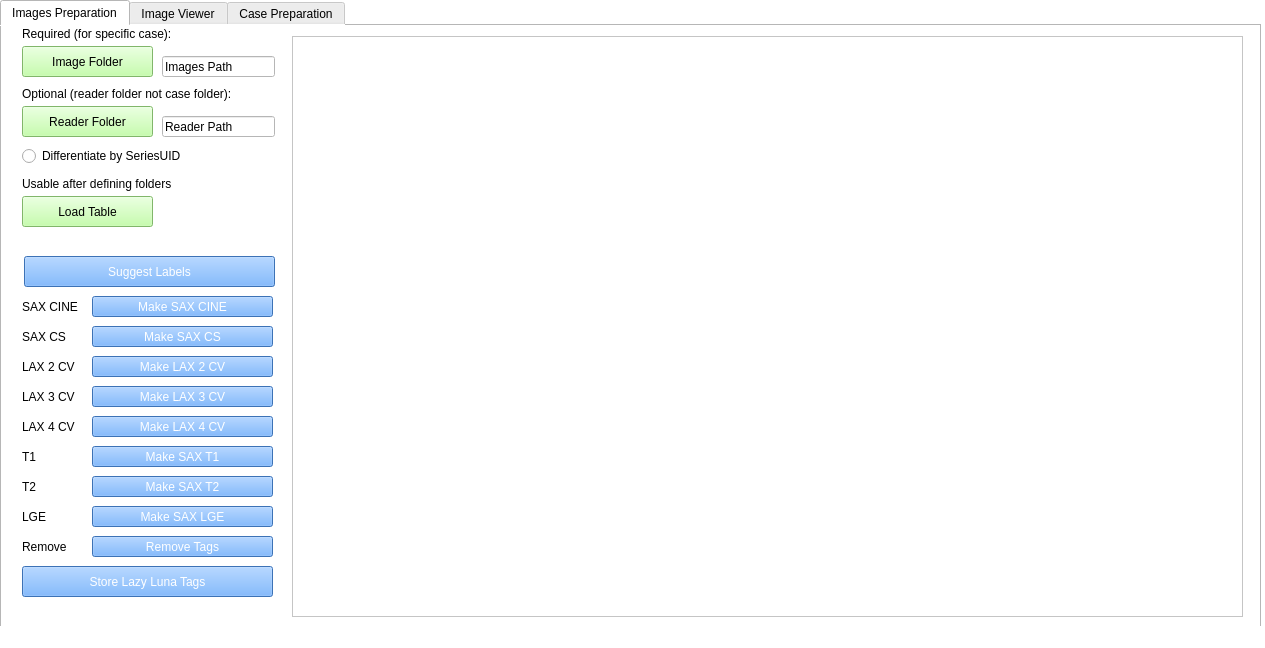
<?xml version="1.0" encoding="UTF-8"?>
<ui version="4.0">
 <class>MainWindow</class>
 <widget class="QMainWindow" name="MainWindow">
  <property name="geometry">
   <rect>
    <x>0</x>
    <y>0</y>
    <width>1265</width>
    <height>648</height>
   </rect>
  </property>
  <property name="windowTitle">
   <string>MainWindow</string>
  </property>
  <property name="styleSheet">
   <string notr="true">background-color: rgba(255, 255, 255, 255);</string>
  </property>
  <widget class="QWidget" name="centralwidget">
   <widget class="QTabWidget" name="tabWidget">
    <property name="geometry">
     <rect>
      <x>0</x>
      <y>0</y>
      <width>1261</width>
      <height>631</height>
     </rect>
    </property>
    <property name="styleSheet">
     <string notr="true">background-color: rgba(255, 255, 255, 255);</string>
    </property>
    <property name="currentIndex">
     <number>0</number>
    </property>
    <widget class="QWidget" name="tab">
     <attribute name="title">
      <string>Images Preparation</string>
     </attribute>
     <widget class="QLabel" name="label">
      <property name="geometry">
       <rect>
        <x>20</x>
        <y>0</y>
        <width>181</width>
        <height>16</height>
       </rect>
      </property>
      <property name="text">
       <string>Required (for specific case):</string>
      </property>
     </widget>
     <widget class="QLineEdit" name="img_folder_line_edit">
      <property name="geometry">
       <rect>
        <x>160</x>
        <y>30</y>
        <width>113</width>
        <height>21</height>
       </rect>
      </property>
      <property name="text">
       <string>Images Path</string>
      </property>
     </widget>
     <widget class="QPushButton" name="load_table_btn">
      <property name="geometry">
       <rect>
        <x>20</x>
        <y>170</y>
        <width>131</width>
        <height>31</height>
       </rect>
      </property>
      <property name="styleSheet">
       <string notr="true">background-color: rgb(181, 255, 149);</string>
      </property>
      <property name="text">
       <string>Load Table</string>
      </property>
     </widget>
     <widget class="QPushButton" name="LAX_2CV_add_to_dict">
      <property name="geometry">
       <rect>
        <x>90</x>
        <y>330</y>
        <width>181</width>
        <height>21</height>
       </rect>
      </property>
      <property name="styleSheet">
       <string notr="true">background-color: #54a0ff;
color: rgb(255, 255, 255);</string>
      </property>
      <property name="text">
       <string>Make LAX 2 CV</string>
      </property>
     </widget>
     <widget class="QPushButton" name="SAX_T1_add_to_dict">
      <property name="geometry">
       <rect>
        <x>90</x>
        <y>420</y>
        <width>181</width>
        <height>21</height>
       </rect>
      </property>
      <property name="styleSheet">
       <string notr="true">background-color: #54a0ff;
color: rgb(255, 255, 255);</string>
      </property>
      <property name="text">
       <string>Make SAX T1</string>
      </property>
     </widget>
     <widget class="QLabel" name="label_4">
      <property name="geometry">
       <rect>
        <x>20</x>
        <y>150</y>
        <width>251</width>
        <height>16</height>
       </rect>
      </property>
      <property name="text">
       <string>Usable after defining folders</string>
      </property>
     </widget>
     <widget class="QPushButton" name="SAX_CINE_add_to_dict">
      <property name="geometry">
       <rect>
        <x>90</x>
        <y>270</y>
        <width>181</width>
        <height>21</height>
       </rect>
      </property>
      <property name="styleSheet">
       <string notr="true">background-color: #54a0ff;
color: rgb(255, 255, 255);</string>
      </property>
      <property name="text">
       <string>Make SAX CINE</string>
      </property>
     </widget>
     <widget class="QTableView" name="image_information_table_view">
      <property name="geometry">
       <rect>
        <x>290</x>
        <y>10</y>
        <width>951</width>
        <height>581</height>
       </rect>
      </property>
     </widget>
     <widget class="QLineEdit" name="reader_folder_line_edit">
      <property name="geometry">
       <rect>
        <x>160</x>
        <y>90</y>
        <width>113</width>
        <height>21</height>
       </rect>
      </property>
      <property name="text">
       <string>Reader Path</string>
      </property>
     </widget>
     <widget class="QPushButton" name="LAX_3CV_add_to_dict">
      <property name="geometry">
       <rect>
        <x>90</x>
        <y>360</y>
        <width>181</width>
        <height>21</height>
       </rect>
      </property>
      <property name="styleSheet">
       <string notr="true">background-color: #54a0ff;
color: rgb(255, 255, 255);</string>
      </property>
      <property name="text">
       <string>Make LAX 3 CV</string>
      </property>
     </widget>
     <widget class="QLabel" name="sax_cine_label_5">
      <property name="geometry">
       <rect>
        <x>20</x>
        <y>390</y>
        <width>61</width>
        <height>21</height>
       </rect>
      </property>
      <property name="text">
       <string>LAX 4 CV</string>
      </property>
     </widget>
     <widget class="QLabel" name="sax_cine_label_2">
      <property name="geometry">
       <rect>
        <x>20</x>
        <y>300</y>
        <width>61</width>
        <height>21</height>
       </rect>
      </property>
      <property name="text">
       <string>SAX CS</string>
      </property>
     </widget>
     <widget class="QLabel" name="sax_cine_label_8">
      <property name="geometry">
       <rect>
        <x>20</x>
        <y>480</y>
        <width>61</width>
        <height>21</height>
       </rect>
      </property>
      <property name="text">
       <string>LGE</string>
      </property>
     </widget>
     <widget class="QLabel" name="sax_cine_label_4">
      <property name="geometry">
       <rect>
        <x>20</x>
        <y>360</y>
        <width>61</width>
        <height>21</height>
       </rect>
      </property>
      <property name="text">
       <string>LAX 3 CV</string>
      </property>
     </widget>
     <widget class="QPushButton" name="pushButton_2">
      <property name="geometry">
       <rect>
        <x>22</x>
        <y>230</y>
        <width>251</width>
        <height>31</height>
       </rect>
      </property>
      <property name="styleSheet">
       <string notr="true">background-color: #54a0ff;
color: rgb(255, 255, 255);</string>
      </property>
      <property name="text">
       <string>Suggest Labels</string>
      </property>
     </widget>
     <widget class="QPushButton" name="SAX_T2_add_to_dict">
      <property name="geometry">
       <rect>
        <x>90</x>
        <y>450</y>
        <width>181</width>
        <height>21</height>
       </rect>
      </property>
      <property name="styleSheet">
       <string notr="true">background-color: #54a0ff;
color: rgb(255, 255, 255);</string>
      </property>
      <property name="text">
       <string>Make SAX T2</string>
      </property>
     </widget>
     <widget class="QPushButton" name="SAX_LGE_add_to_dict">
      <property name="geometry">
       <rect>
        <x>90</x>
        <y>480</y>
        <width>181</width>
        <height>21</height>
       </rect>
      </property>
      <property name="styleSheet">
       <string notr="true">background-color: #54a0ff;
color: rgb(255, 255, 255);</string>
      </property>
      <property name="text">
       <string>Make SAX LGE</string>
      </property>
     </widget>
     <widget class="QLabel" name="sax_cine_label_9">
      <property name="geometry">
       <rect>
        <x>20</x>
        <y>510</y>
        <width>61</width>
        <height>21</height>
       </rect>
      </property>
      <property name="text">
       <string>Remove</string>
      </property>
     </widget>
     <widget class="QLabel" name="sax_cine_label_6">
      <property name="geometry">
       <rect>
        <x>20</x>
        <y>420</y>
        <width>61</width>
        <height>21</height>
       </rect>
      </property>
      <property name="text">
       <string>T1</string>
      </property>
     </widget>
     <widget class="QLabel" name="sax_cine_label_3">
      <property name="geometry">
       <rect>
        <x>20</x>
        <y>330</y>
        <width>61</width>
        <height>21</height>
       </rect>
      </property>
      <property name="text">
       <string>LAX 2 CV</string>
      </property>
     </widget>
     <widget class="QPushButton" name="remove_from_dict">
      <property name="geometry">
       <rect>
        <x>90</x>
        <y>510</y>
        <width>181</width>
        <height>21</height>
       </rect>
      </property>
      <property name="styleSheet">
       <string notr="true">background-color: #54a0ff;
color: rgb(255, 255, 255);</string>
      </property>
      <property name="text">
       <string>Remove Tags</string>
      </property>
     </widget>
     <widget class="QPushButton" name="img_folder_btn">
      <property name="geometry">
       <rect>
        <x>20</x>
        <y>20</y>
        <width>131</width>
        <height>31</height>
       </rect>
      </property>
      <property name="styleSheet">
       <string notr="true">background-color: rgb(181, 255, 149);</string>
      </property>
      <property name="text">
       <string>Image Folder</string>
      </property>
     </widget>
     <widget class="QPushButton" name="reader_folder_btn">
      <property name="geometry">
       <rect>
        <x>20</x>
        <y>80</y>
        <width>131</width>
        <height>31</height>
       </rect>
      </property>
      <property name="styleSheet">
       <string notr="true">background-color: rgb(181, 255, 149);</string>
      </property>
      <property name="text">
       <string>Reader Folder</string>
      </property>
     </widget>
     <widget class="QPushButton" name="store_LL_Tags">
      <property name="geometry">
       <rect>
        <x>20</x>
        <y>540</y>
        <width>251</width>
        <height>31</height>
       </rect>
      </property>
      <property name="styleSheet">
       <string notr="true">background-color: #54a0ff;
color: rgb(255, 255, 255);</string>
      </property>
      <property name="text">
       <string>Store Lazy Luna Tags</string>
      </property>
     </widget>
     <widget class="QPushButton" name="SAX_CS_add_to_dict">
      <property name="geometry">
       <rect>
        <x>90</x>
        <y>300</y>
        <width>181</width>
        <height>21</height>
       </rect>
      </property>
      <property name="styleSheet">
       <string notr="true">background-color: #54a0ff;
color: rgb(255, 255, 255);</string>
      </property>
      <property name="text">
       <string>Make SAX CS</string>
      </property>
     </widget>
     <widget class="QLabel" name="label_2">
      <property name="geometry">
       <rect>
        <x>20</x>
        <y>60</y>
        <width>251</width>
        <height>16</height>
       </rect>
      </property>
      <property name="text">
       <string>Optional (reader folder not case folder):</string>
      </property>
     </widget>
     <widget class="QLabel" name="sax_cine_label_7">
      <property name="geometry">
       <rect>
        <x>20</x>
        <y>450</y>
        <width>61</width>
        <height>21</height>
       </rect>
      </property>
      <property name="text">
       <string>T2</string>
      </property>
     </widget>
     <widget class="QPushButton" name="LAX_4CV_add_to_dict">
      <property name="geometry">
       <rect>
        <x>90</x>
        <y>390</y>
        <width>181</width>
        <height>21</height>
       </rect>
      </property>
      <property name="styleSheet">
       <string notr="true">background-color: #54a0ff;
color: rgb(255, 255, 255);</string>
      </property>
      <property name="text">
       <string>Make LAX 4 CV</string>
      </property>
     </widget>
     <widget class="QRadioButton" name="differentiation_radio_btn">
      <property name="geometry">
       <rect>
        <x>20</x>
        <y>120</y>
        <width>251</width>
        <height>20</height>
       </rect>
      </property>
      <property name="text">
       <string>Differentiate by SeriesUID</string>
      </property>
     </widget>
     <widget class="QLabel" name="sax_cine_label">
      <property name="geometry">
       <rect>
        <x>20</x>
        <y>270</y>
        <width>61</width>
        <height>21</height>
       </rect>
      </property>
      <property name="text">
       <string>SAX CINE</string>
      </property>
     </widget>
     <zorder>LAX_3CV_add_to_dict</zorder>
     <zorder>label</zorder>
     <zorder>img_folder_line_edit</zorder>
     <zorder>load_table_btn</zorder>
     <zorder>LAX_2CV_add_to_dict</zorder>
     <zorder>SAX_T1_add_to_dict</zorder>
     <zorder>label_4</zorder>
     <zorder>SAX_CINE_add_to_dict</zorder>
     <zorder>image_information_table_view</zorder>
     <zorder>reader_folder_line_edit</zorder>
     <zorder>sax_cine_label_5</zorder>
     <zorder>sax_cine_label_2</zorder>
     <zorder>sax_cine_label_8</zorder>
     <zorder>sax_cine_label_4</zorder>
     <zorder>pushButton_2</zorder>
     <zorder>SAX_T2_add_to_dict</zorder>
     <zorder>SAX_LGE_add_to_dict</zorder>
     <zorder>sax_cine_label_9</zorder>
     <zorder>sax_cine_label_6</zorder>
     <zorder>sax_cine_label_3</zorder>
     <zorder>remove_from_dict</zorder>
     <zorder>img_folder_btn</zorder>
     <zorder>reader_folder_btn</zorder>
     <zorder>store_LL_Tags</zorder>
     <zorder>SAX_CS_add_to_dict</zorder>
     <zorder>label_2</zorder>
     <zorder>sax_cine_label_7</zorder>
     <zorder>LAX_4CV_add_to_dict</zorder>
     <zorder>differentiation_radio_btn</zorder>
     <zorder>sax_cine_label</zorder>
    </widget>
    <widget class="QWidget" name="tab_3">
     <attribute name="title">
      <string>Image Viewer</string>
     </attribute>
     <widget class="QLabel" name="label_5">
      <property name="geometry">
       <rect>
        <x>20</x>
        <y>20</y>
        <width>181</width>
        <height>16</height>
       </rect>
      </property>
      <property name="text">
       <string>Visualizing Dicoms</string>
      </property>
     </widget>
     <widget class="MplWidget" name="DCM_MplWidget" native="true">
      <property name="geometry">
       <rect>
        <x>20</x>
        <y>50</y>
        <width>531</width>
        <height>531</height>
       </rect>
      </property>
      <property name="focusPolicy">
       <enum>Qt::ClickFocus</enum>
      </property>
     </widget>
    </widget>
    <widget class="QWidget" name="tab_2">
     <attribute name="title">
      <string>Case Preparation</string>
     </attribute>
     <widget class="QLabel" name="label_6">
      <property name="geometry">
       <rect>
        <x>20</x>
        <y>0</y>
        <width>181</width>
        <height>16</height>
       </rect>
      </property>
      <property name="text">
       <string>Required (for single case):</string>
      </property>
     </widget>
     <widget class="QPushButton" name="case_img_folder_btn">
      <property name="geometry">
       <rect>
        <x>20</x>
        <y>20</y>
        <width>131</width>
        <height>31</height>
       </rect>
      </property>
      <property name="styleSheet">
       <string notr="true">background-color: rgb(181, 255, 149);</string>
      </property>
      <property name="text">
       <string>Image Folder</string>
      </property>
     </widget>
     <widget class="QLineEdit" name="case_reader_folder_line_edit">
      <property name="geometry">
       <rect>
        <x>160</x>
        <y>90</y>
        <width>113</width>
        <height>21</height>
       </rect>
      </property>
      <property name="text">
       <string>Reader Path</string>
      </property>
     </widget>
     <widget class="QPushButton" name="case_reader_folder_btn">
      <property name="geometry">
       <rect>
        <x>20</x>
        <y>80</y>
        <width>131</width>
        <height>31</height>
       </rect>
      </property>
      <property name="styleSheet">
       <string notr="true">background-color: rgb(181, 255, 149);</string>
      </property>
      <property name="text">
       <string>Reader Folder</string>
      </property>
     </widget>
     <widget class="QLineEdit" name="case_img_folder_line_edit">
      <property name="geometry">
       <rect>
        <x>160</x>
        <y>30</y>
        <width>113</width>
        <height>21</height>
       </rect>
      </property>
      <property name="text">
       <string>Images Path</string>
      </property>
     </widget>
     <widget class="QLabel" name="label_7">
      <property name="geometry">
       <rect>
        <x>20</x>
        <y>60</y>
        <width>251</width>
        <height>16</height>
       </rect>
      </property>
      <property name="text">
       <string>Required:</string>
      </property>
     </widget>
     <widget class="QLabel" name="label_8">
      <property name="geometry">
       <rect>
        <x>20</x>
        <y>260</y>
        <width>261</width>
        <height>31</height>
       </rect>
      </property>
      <property name="styleSheet">
       <string notr="true"/>
      </property>
      <property name="text">
       <string>Required (for bulk converting: folder with all image folders):</string>
      </property>
      <property name="wordWrap">
       <bool>true</bool>
      </property>
     </widget>
     <widget class="QLineEdit" name="bulk_case_img_folder_line_edit">
      <property name="geometry">
       <rect>
        <x>160</x>
        <y>310</y>
        <width>113</width>
        <height>21</height>
       </rect>
      </property>
      <property name="text">
       <string>Bulk Images Path</string>
      </property>
     </widget>
     <widget class="QPushButton" name="bulk_case_images_folder_btn">
      <property name="geometry">
       <rect>
        <x>20</x>
        <y>300</y>
        <width>131</width>
        <height>31</height>
       </rect>
      </property>
      <property name="styleSheet">
       <string notr="true">background-color: rgb(181, 255, 149);</string>
      </property>
      <property name="text">
       <string>Bulk Images Folder</string>
      </property>
     </widget>
     <widget class="QLabel" name="label_9">
      <property name="geometry">
       <rect>
        <x>20</x>
        <y>120</y>
        <width>181</width>
        <height>16</height>
       </rect>
      </property>
      <property name="text">
       <string>Required (Cases folder)</string>
      </property>
     </widget>
     <widget class="QLineEdit" name="cases_folder_line_edit">
      <property name="geometry">
       <rect>
        <x>160</x>
        <y>150</y>
        <width>113</width>
        <height>21</height>
       </rect>
      </property>
      <property name="text">
       <string>Cases Path</string>
      </property>
     </widget>
     <widget class="QPushButton" name="cases_folder_btn">
      <property name="geometry">
       <rect>
        <x>20</x>
        <y>140</y>
        <width>131</width>
        <height>31</height>
       </rect>
      </property>
      <property name="styleSheet">
       <string notr="true">background-color:  rgb(181, 255, 149);</string>
      </property>
      <property name="text">
       <string>Cases Folder</string>
      </property>
     </widget>
     <widget class="QPushButton" name="bulk_cases_transform_btn">
      <property name="geometry">
       <rect>
        <x>20</x>
        <y>360</y>
        <width>181</width>
        <height>31</height>
       </rect>
      </property>
      <property name="styleSheet">
       <string notr="true">background-color: #54a0ff;
color: rgb(255, 255, 255);</string>
      </property>
      <property name="text">
       <string>Bulk Transform Cases</string>
      </property>
     </widget>
     <widget class="QLabel" name="label_10">
      <property name="geometry">
       <rect>
        <x>20</x>
        <y>340</y>
        <width>181</width>
        <height>16</height>
       </rect>
      </property>
      <property name="text">
       <string>Transform Cases</string>
      </property>
     </widget>
     <widget class="QTextEdit" name="case_conversion_text_edit">
      <property name="geometry">
       <rect>
        <x>290</x>
        <y>20</y>
        <width>541</width>
        <height>571</height>
       </rect>
      </property>
     </widget>
     <widget class="QLabel" name="label_11">
      <property name="geometry">
       <rect>
        <x>290</x>
        <y>0</y>
        <width>181</width>
        <height>16</height>
       </rect>
      </property>
      <property name="text">
       <string>Case Conversion Output</string>
      </property>
     </widget>
     <widget class="QLabel" name="label_12">
      <property name="geometry">
       <rect>
        <x>20</x>
        <y>180</y>
        <width>251</width>
        <height>16</height>
       </rect>
      </property>
      <property name="text">
       <string>Usable after defining folders</string>
      </property>
      <property name="wordWrap">
       <bool>true</bool>
      </property>
     </widget>
     <widget class="QPushButton" name="case_transform_btn">
      <property name="geometry">
       <rect>
        <x>20</x>
        <y>200</y>
        <width>181</width>
        <height>31</height>
       </rect>
      </property>
      <property name="styleSheet">
       <string notr="true">background-color: #54a0ff;
color: rgb(255, 255, 255);</string>
      </property>
      <property name="text">
       <string>Transform Single Case</string>
      </property>
     </widget>
    </widget>
   </widget>
  </widget>
  <widget class="QStatusBar" name="statusBar"/>
 </widget>
 <customwidgets>
  <customwidget>
   <class>MplWidget</class>
   <extends>QWidget</extends>
   <header>mplwidget.h</header>
   <container>1</container>
  </customwidget>
 </customwidgets>
 <resources/>
 <connections/>
</ui>
